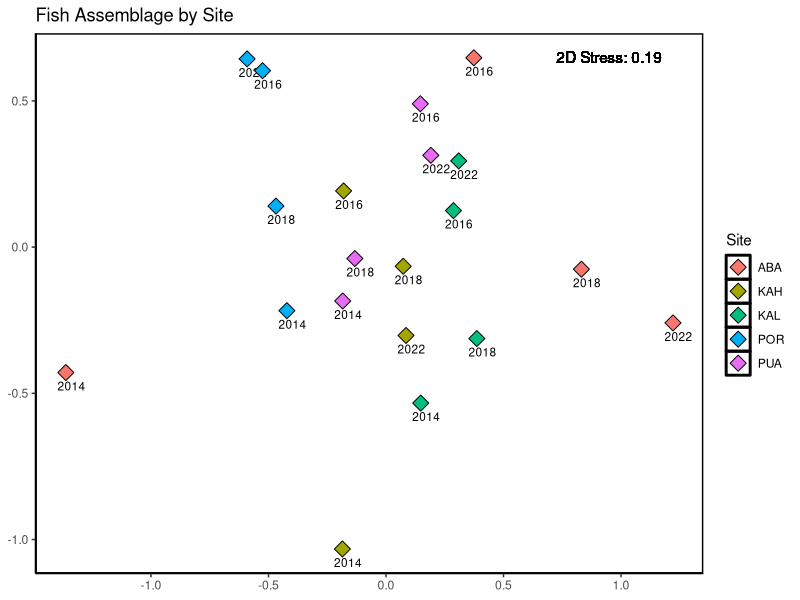
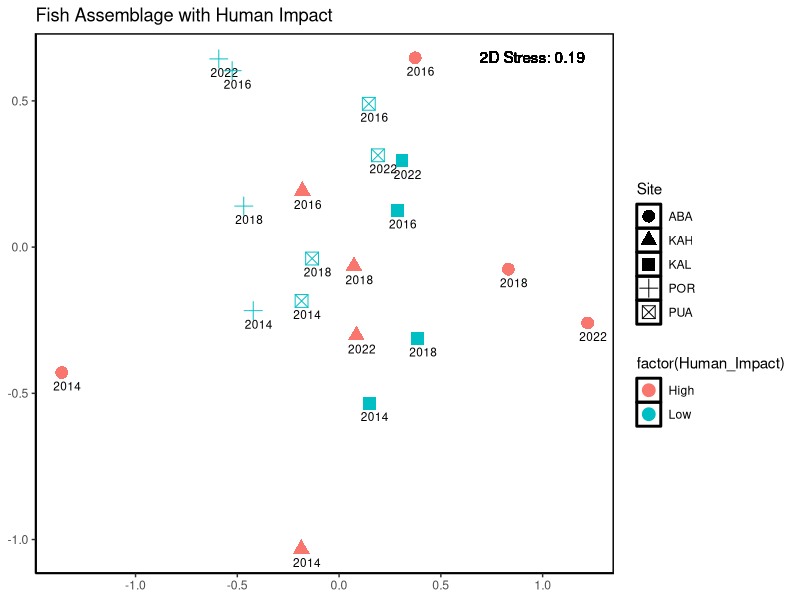
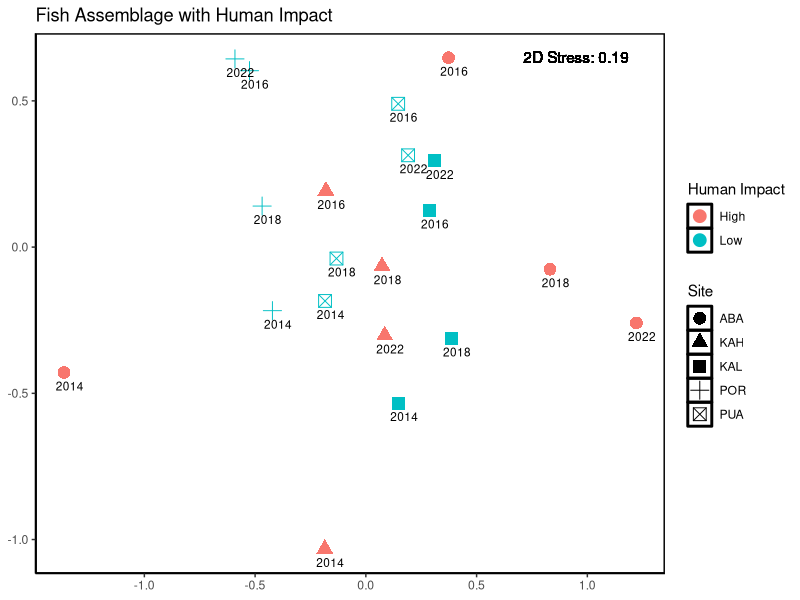
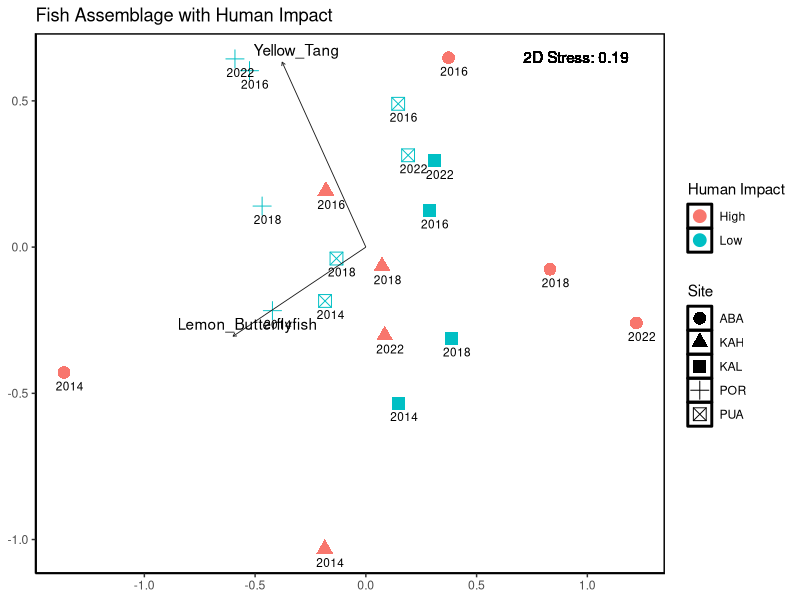
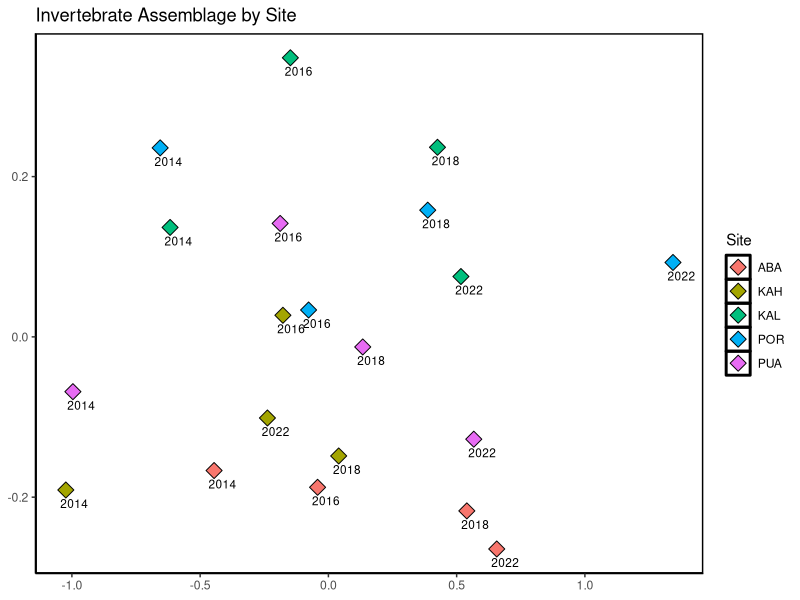
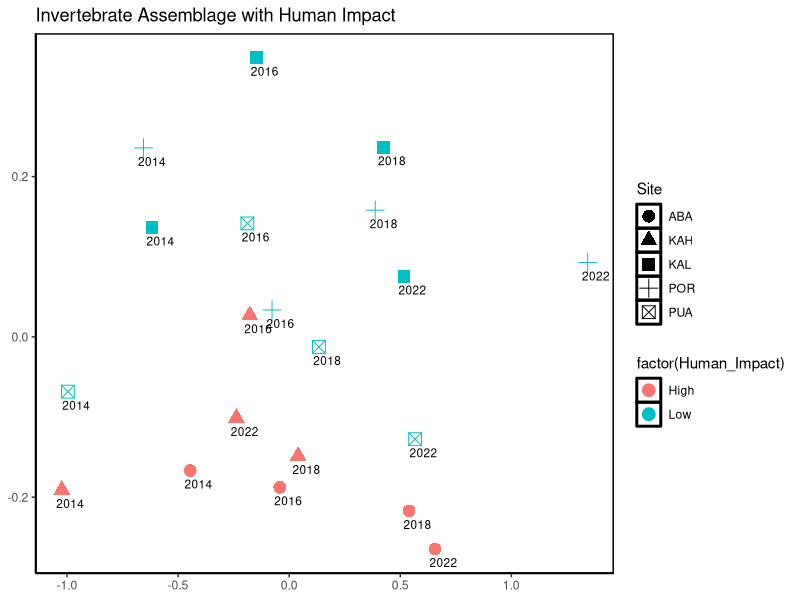
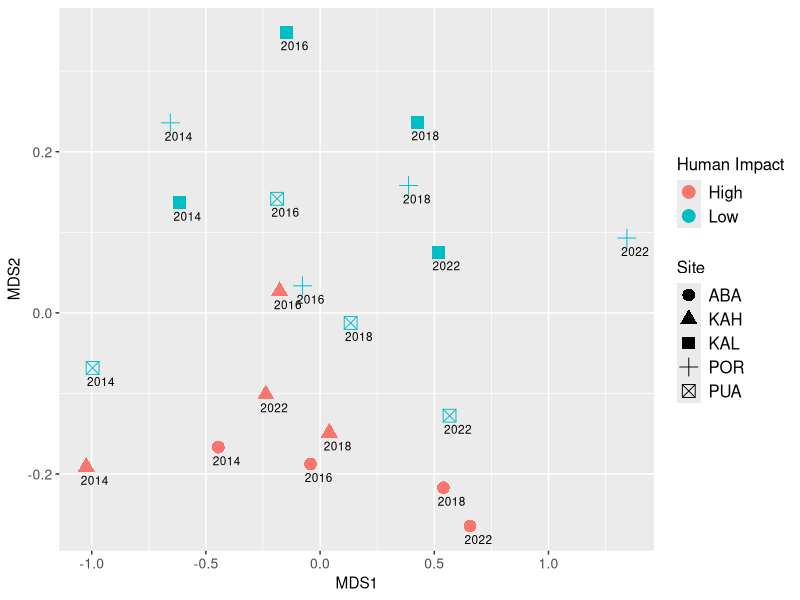
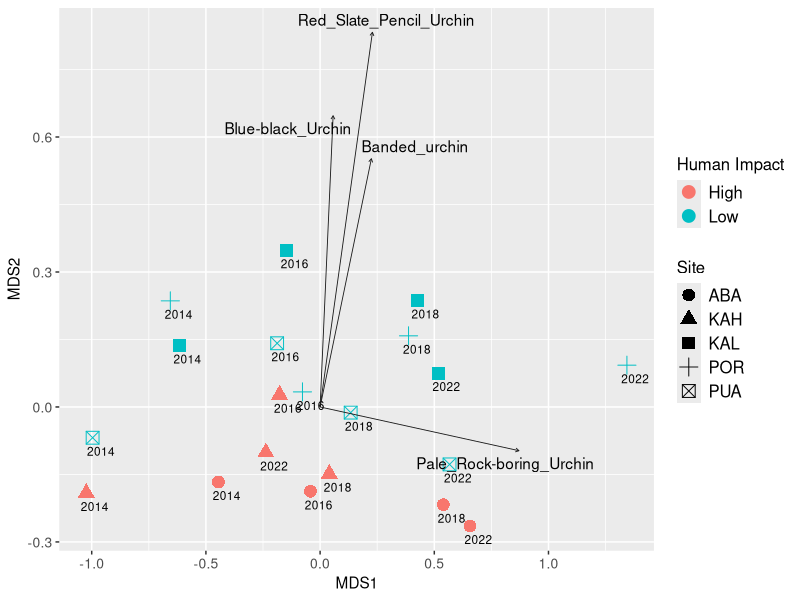

Write R code to recreate these figures, in order.
## ---- chunk 1
knitr::opts_chunk$set(echo = TRUE)
## ---- chunk 2
#### Packages ----
library(tidyverse)
library(readxl)
library(vegan)
## ---- chunk 3
##### Fish Metadata ----
# metadata includes 3 name types (Common, Latin, and Hawaiian) 
# also includes diet categories (Herbivore, Ominvore, and Predator) 
# Note that not all fish have a Hawaiian name so there are NAs
fish_meta <- read_excel("Coral_Reef_Data_2014_2018.xlsx", "Fish Metadata")

## ---- chunk 4
#### Fish Community Data ----
#Creates fish df in wide format
dat_fish <- read_excel("Coral_Reef_Data_2014_2018_2022_Final.xlsx", "Fish")

# Removes spp. Manybar Goatfish
# Was not analyzed prior to 2022 sampling year
# changes col name to just Group for sampling group
dat_fish <- dat_fish %>% 
  select(-"Manybar Goatfish") %>% 
  rename(student_group = Group)

# change fish df to long format 
dat_fish <- dat_fish %>% 
  pivot_longer(cols = !Year:student_group, names_to = "com.name", values_to = "count")

# joins metadata for spp name and dietary startegy
dat_fish <- dat_fish %>% 
  left_join(fish_meta)
## ---- chunk 5
#### Invertebrate Community Data ----
dat_inv <- read_excel("Coral_Reef_Data_2014_2018_2022_Final.xlsx", "Invertebrates")
# converted to long format
dat_inv <- dat_inv %>% 
  pivot_longer(cols = !Year:Group, names_to = "Taxa", values_to = "Abundance")
## ---- chunk 6
### Substrate Data ----
# Only taking raw substrate percent cover in columns A-X
dat_sub <- read_excel("Coral_Reef_Data_2014_2018_2022_Final.xlsx", "Substrate",
                      range = cell_cols("A:X"))
## ---- chunk 7
# creates proportion columns for coral cover for 3 spp
# takes live or dead % cover and uses % dead estimate to approx coverage for live and dead
# of the X percent cover of coral spp A what percent is live and dead
dat_sub <- dat_sub %>% 
  mutate(Pocillopora_dead = round(Pocillopora_Live_Dead*Perc_Pocillopora_dead/100,1),
         Pocillopora_live = round(Pocillopora_Live_Dead*(100-Perc_Pocillopora_dead)/100,1),
         Porites_dead = round(Porites_Live_Dead*Perc_Porites_dead/100,1),
         Porites_live = round(Porites_Live_Dead*(100-Perc_Porites_dead)/100,1),
         Pavona_dead = round(Pavona_Live_Dead*Perc_Pavona_dead/100,1),
         Pavona_live = round(Pavona_Live_Dead*(100-Perc_Pavona_dead)/100,1),
         )

# create table of just percentages of existing coral cover that is dead ----
perc_dead <- dat_sub %>%
  select(Year, Site, Replicate, Group, Perc_Pocillopora_dead, Perc_Porites_dead, Perc_Pavona_dead)

# convert table to long format, remove characters so Taxa is Genus
perc_dead <- perc_dead %>% 
  pivot_longer(cols = !Year:Group, names_to = "Taxa", values_to = "Perc_dead") %>% 
  mutate(Taxa = str_remove(Taxa, "Perc_"), 
         Taxa = str_remove(Taxa, "_dead"))

# remove dat_sub columns that are not a percent cover, & combined live & dead % covers ----
dat_sub <- dat_sub %>%
  select(!c(Perc_Pocillopora_dead, Perc_Porites_dead, Perc_Pavona_dead, Pocillopora_Live_Dead, Porites_Live_Dead, Pavona_Live_Dead))
# to tidy (long) format
dat_sub <- dat_sub %>% 
  pivot_longer(cols = !Year:Group, names_to = "Substrate", values_to = "Perc_Cover")
## ---- chunk 8
#### Site Data ----
dat_metasite <-read_excel("Coral_Reef_Data_2014_2018_2022_Final.xlsx", "Site Metadata")
## ---- chunk 9
#### Fish Assemblage Structure ----

# converts fish counts to density values based on the length of the transect
dat_fish <- dat_fish %>% 
  mutate(density_m2 = count/20)

dat_fish_transect_avg <- dat_fish %>% 
  group_by(Year, Site, com.name) %>% 
  summarize(avg_density_m2 = mean(density_m2))

# creates wide format for multivariate analysis
wide_dat_fish_transect_avg <- dat_fish_transect_avg %>% 
  pivot_wider(names_from = com.name, values_from = avg_density_m2)

# join with site meta data
wide_dat_fish_transect_avg <- wide_dat_fish_transect_avg %>% 
  left_join(dat_metasite)

# create a unique ID column that combines site and year (each point on NMDS)
wide_dat_fish_transect_avg <- wide_dat_fish_transect_avg %>% 
  mutate(site_year = paste(Site, Year))

# Replaces underscore with a space for label
names(wide_dat_fish_transect_avg) <- str_replace_all(names(wide_dat_fish_transect_avg), c(" " = "_"))

# Creates the community data frame
comm_dat_fish_transect_avg <- wide_dat_fish_transect_avg %>% 
  column_to_rownames(var = "site_year") %>% 
  select(Achilles_Tang:Zebra_Moray)
## ---- chunk 10
# first NMDS plot focuses on sites across years
# point color will show the same site
# This is a good way to look at site and year specific trends without considering human impact
NMDS_comm_dat_fish_transect_avg <- metaMDS(comm_dat_fish_transect_avg, 
                            trymax = 200,
                            distance = "bray",
                            autotransform = F)
scores(NMDS_comm_dat_fish_transect_avg)


tibble_comm_dat_fish_transect_avg <- as_tibble((NMDS_comm_dat_fish_transect_avg$points), 
                                rownames = ("site_year"))

wide_dat_fish_transect_avg <- wide_dat_fish_transect_avg %>% 
  left_join(tibble_comm_dat_fish_transect_avg)


plot_wide_dat_fish_transect_avg_site <- ggplot(wide_dat_fish_transect_avg,
                                              aes(MDS1, MDS2,
                                                  fill = Site)) +
  geom_text((aes(label = Year)),  vjust = 2, hjust = 0.3, size = 3) +
  geom_point(shape = 23, size = 4) + 
  ggtitle("Fish Assemblage by Site") +
  theme_classic() +
  theme(panel.background = element_rect(fill = NA, colour = "black", size = 1, linetype = "solid")) +
  geom_text(x = .95, y = 0.65, label = c(paste("2D Stress:" ,round(NMDS_comm_dat_fish_transect_avg$stress,2), sep = " ")), color = "black") +
  theme(axis.title.x = element_blank(),
        axis.title.y = element_blank()) 

plot_wide_dat_fish_transect_avg_site
## ---- chunk 11
plot_wide_dat_fish_transect_avg_impact <- ggplot(wide_dat_fish_transect_avg,
                                                aes(MDS1, MDS2,
                                                    shape = Site)) +
  geom_text((aes(label = Year)),  vjust = 2, hjust = 0.3, size = 3) +
  geom_point(aes(colour = factor(Human_Impact)), size = 4) + 
  ggtitle("Fish Assemblage with Human Impact") +
  theme_classic() +
   geom_text(x = .95, y = 0.65, label = c(paste("2D Stress:" ,round(NMDS_comm_dat_fish_transect_avg$stress,2), sep = " ")), color = "black") +
  theme(panel.background = element_rect(fill = NA, colour = "black", size = 1, linetype = "solid")) +
  theme(axis.title.x = element_blank(),
        axis.title.y = element_blank()) 


plot_wide_dat_fish_transect_avg_impact


fish_spp_fit <- envfit(NMDS_comm_dat_fish_transect_avg, wide_dat_fish_transect_avg, permutations = 999)
site_scores <- wide_dat_fish_transect_avg %>%
  select(Year, Site, site_year, Human_Impact, MDS1, MDS2) %>% 
  column_to_rownames(var = "site_year")
spp_scores <- as.data.frame(scores(fish_spp_fit, display = "vectors"))
spp_scores <- cbind(spp_scores, Species = rownames(spp_scores))
spp_scores <- cbind(spp_scores, pval = fish_spp_fit$vectors$pvals)

sig_spp_scores <- subset(spp_scores, pval <= 0.01)
sig_spp_scores <- sig_spp_scores %>% 
  filter(!Species %in% "MDS1") %>% 
  filter(!Species %in% "MDS2") %>% 
  filter(!Species %in% "Year")
plot_NMDS_comm_fish_wide_transect_avg <- ggplot(site_scores, aes(x = MDS1, y = MDS2)) +
  geom_point(aes(MDS1, MDS2, colour = factor(Human_Impact),
                 shape = factor(Site)), size = 4) +
  geom_text((aes(label = Year)),  vjust = 2, hjust = .3, size = 3) +
  labs(colour = "Human Impact", shape = "Site") +
  theme(legend.position = "right", legend.text = element_text(size = 12), legend.title = element_text(size = 12), axis.text = element_text(size = 10)) +
  ggtitle("Fish Assemblage with Human Impact") +
  theme_classic() +
   geom_text(x = .95, y = 0.65, label = c(paste("2D Stress:" ,round(NMDS_comm_dat_fish_transect_avg$stress,2), sep = " ")), color = "black") +
  theme(panel.background = element_rect(fill = NA, colour = "black", size = 1, linetype = "solid")) +
  theme(axis.title.x = element_blank(),
        axis.title.y = element_blank()) 
plot_NMDS_comm_fish_wide_transect_avg



plot_fish_spp_vectors <- plot_NMDS_comm_fish_wide_transect_avg +
  geom_segment(data = sig_spp_scores, aes(x = 0, xend = NMDS1, y = 0, yend = NMDS2),
               arrow = arrow(length = unit(0.1, "cm")),
               colour = "grey10", lwd = 0.3) +
  ggrepel::geom_text_repel(data = sig_spp_scores, 
                           aes(x = NMDS1, y = NMDS2, label = Species), direction = "both", segment.size = 0.1)

plot_fish_spp_vectors
## ---- chunk 12
#### Invert Community Structure  ----

dat_inv <- dat_inv %>% 
  mutate(density_m2 = Abundance/20)

dat_inv_transect_avg <- dat_inv %>% 
  group_by(Year, Site, Taxa) %>% 
  summarize(avg_density_m2 = mean(density_m2))


wide_dat_inv_transect_avg <- dat_inv_transect_avg %>% 
  pivot_wider(names_from = Taxa, values_from = avg_density_m2)

wide_dat_inv_transect_avg <- wide_dat_inv_transect_avg %>% 
  left_join(dat_metasite)

wide_dat_inv_transect_avg <- wide_dat_inv_transect_avg %>% 
  mutate(site_year = paste(Site, Year))

names(wide_dat_inv_transect_avg) <- str_replace_all(names(wide_dat_inv_transect_avg), c(" " = "_"))

comm_dat_inv_transect_avg <- wide_dat_inv_transect_avg %>% 
  column_to_rownames(var = "site_year") %>% 
  select(Banded_urchin:Top_Snail)



NMDS_comm_dat_inv_transect_avg <- metaMDS(comm_dat_inv_transect_avg, 
                                           trymax = 200,
                                           distance = "bray",
                                           autotransform = F)

tibble_comm_dat_inv_transect_avg <- as_tibble((NMDS_comm_dat_inv_transect_avg$points), 
                                               rownames = ("site_year"))

wide_dat_inv_transect_avg <- wide_dat_inv_transect_avg %>% 
  left_join(tibble_comm_dat_inv_transect_avg)


plot_wide_dat_inv_transect_avg_site <- ggplot(wide_dat_inv_transect_avg,
                                          aes(MDS1, MDS2,
                                              fill = Site)) +
  geom_text((aes(label = Year)),  vjust = 2, hjust = .2, size = 3) +
  geom_point(shape = 23, size = 4) + 
  ggtitle("Invertebrate Assemblage by Site") +
  theme_classic() +
  theme(panel.background = element_rect(fill = NA, colour = "black", size = 1, linetype = "solid")) +
  theme(axis.title.x = element_blank(),
        axis.title.y = element_blank()) 

plot_wide_dat_inv_transect_avg_impact <- ggplot(wide_dat_inv_transect_avg,
                                              aes(MDS1, MDS2,
                                                  shape = Site)) +
  geom_text((aes(label = Year)),  vjust = 2, hjust = .2, size = 3) +
  geom_point(aes(colour = factor(Human_Impact)), size = 4) + 
  ggtitle("Invertebrate Assemblage with Human Impact") +
  theme_classic() +
  theme(panel.background = element_rect(fill = NA, colour = "black", size = 1, linetype = "solid")) +
  theme(axis.title.x = element_blank(),
        axis.title.y = element_blank()) 

plot_wide_dat_inv_transect_avg_site
plot_wide_dat_inv_transect_avg_impact

inv_spp_fit <- envfit(NMDS_comm_dat_inv_transect_avg, wide_dat_inv_transect_avg, permutations = 999)
site_scores <- wide_dat_inv_transect_avg %>%
  select(Year, Site, site_year, Human_Impact, MDS1, MDS2) %>% 
  column_to_rownames(var = "site_year")
spp_scores <- as.data.frame(scores(inv_spp_fit, display = "vectors"))
spp_scores <- cbind(spp_scores, Species = rownames(spp_scores))
spp_scores <- cbind(spp_scores, pval = inv_spp_fit$vectors$pvals)

sig_spp_scores <- subset(spp_scores, pval <= 0.05)
sig_spp_scores <- sig_spp_scores %>% 
  filter(!Species %in% "MDS1") %>% 
  filter(!Species %in% "MDS2") %>% 
  filter(!Species %in% "Year")
plot_NMDS_comm_inv_wide_transect_avg <- ggplot(site_scores, aes(x = MDS1, y = MDS2)) +
  geom_point(aes(MDS1, MDS2, colour = factor(Human_Impact),
                 shape = factor(Site)), size = 4) +
  geom_text((aes(label = Year)),  vjust = 2, hjust = .2, size = 3) +
  labs(colour = "Human Impact", shape = "Site") +
  theme(legend.position = "right", legend.text = element_text(size = 12), legend.title = element_text(size = 12), axis.text = element_text(size = 10))
plot_NMDS_comm_inv_wide_transect_avg



plot_inv_spp_vectors <- plot_NMDS_comm_inv_wide_transect_avg +
  geom_segment(data = sig_spp_scores, aes(x = 0, xend = NMDS1, y = 0, yend = NMDS2),
               arrow = arrow(length = unit(0.1, "cm")),
               colour = "grey10", lwd = 0.3) +
  ggrepel::geom_text_repel(data = sig_spp_scores, 
                           aes(x = NMDS1, y = NMDS2, label = Species), direction = "both", segment.size = 0.1)

plot_inv_spp_vectors
## ---- chunk 13
##### Combined Assemblage Structure ----
wide_dat_fish_transect_avg <- dat_fish_transect_avg %>% 
  pivot_wider(names_from = com.name, values_from = avg_density_m2)

wide_dat_fish_transect_avg <- wide_dat_fish_transect_avg %>% 
  mutate(site_year = paste(Site, Year))

wide_dat_inv_transect_avg <- dat_inv_transect_avg %>% 
  pivot_wider(names_from = Taxa, values_from = avg_density_m2)


wide_dat_inv_transect_avg <- wide_dat_inv_transect_avg %>% 
  mutate(site_year = paste(Site, Year))

combined_wide_transect_avg <- wide_dat_fish_transect_avg %>% 
  right_join(wide_dat_inv_transect_avg)

combined_wide_transect_avg <- combined_wide_transect_avg %>% 
  left_join(dat_metasite)

names(combined_wide_transect_avg) <- str_replace_all(names(combined_wide_transect_avg), c(" " = "_"))

comm_combined_wide_transect_avg <- combined_wide_transect_avg %>% 
  column_to_rownames(var = "site_year") %>% 
  select(Achilles_Tang:Top_Snail)



NMDS_comm_combined_wide_transect_avg <- metaMDS(comm_combined_wide_transect_avg, 
                                          trymax = 200,
                                          distance = "bray",
                                          autotransform = F)

tibble_comm_combined_wide_transect_avg <- as_tibble((NMDS_comm_combined_wide_transect_avg$points), 
                                              rownames = ("site_year"))

combined_wide_transect_avg <- combined_wide_transect_avg %>% 
  left_join(tibble_comm_combined_wide_transect_avg)


plot_combined_wide_transect_avg_site <- ggplot(combined_wide_transect_avg,
                                               aes(MDS1, MDS2,
                                                   fill = Site)) +
  geom_text((aes(label = Year)),  vjust = 2, hjust = .2, size = 3) +
  geom_point(shape = 23, size = 4) + 
  ggtitle("Combined Assemblage by Site") +
  theme_classic() +
  theme(panel.background = element_rect(fill = NA, colour = "black", size = 1, linetype = "solid")) +
  theme(axis.title.x = element_blank(),
        axis.title.y = element_blank()) 

plot_combined_wide_transect_avg_impact <- ggplot(combined_wide_transect_avg,
                                                 aes(MDS1, MDS2,
                                                     shape = Site)) +
  geom_text((aes(label = Year)),  vjust = 2, hjust = .2, size = 3) +
  geom_point(aes(colour = factor(Human_Impact)), size = 4) + 
  ggtitle("Combined Assemblage with Human Impact") +
  theme_classic() +
  theme(panel.background = element_rect(fill = NA, colour = "black", size = 1, linetype = "solid")) +
  theme(axis.title.x = element_blank(),
        axis.title.y = element_blank()) 


plot_combined_wide_transect_avg_site

plot_combined_wide_transect_avg_impact



combined_spp_fit <- envfit(NMDS_comm_combined_wide_transect_avg, combined_wide_transect_avg, permutations = 999)
site_scores <- combined_wide_transect_avg %>%
  select(Year, Site, site_year, Human_Impact, MDS1, MDS2) %>% 
  column_to_rownames(var = "site_year")
spp_scores <- as.data.frame(scores(combined_spp_fit, display = "vectors"))
spp_scores <- cbind(spp_scores, Species = rownames(spp_scores))
spp_scores <- cbind(spp_scores, pval = combined_spp_fit$vectors$pvals)

sig_spp_scores <- subset(spp_scores, pval <= 0.05)
sig_spp_scores <- sig_spp_scores %>% 
  filter(!Species %in% "MDS1") %>% 
  filter(!Species %in% "MDS2") %>% 
  filter(!Species %in% "Year")
plot_NMDS_comm_combined_wide_transect_avg <- ggplot(site_scores, aes(x = MDS1, y = MDS2)) +
  geom_point(aes(MDS1, MDS2, colour = factor(Human_Impact),
                 shape = factor(Site)), size = 4) +
  geom_text((aes(label = Year)),  vjust = 2, hjust = .2, size = 3) +
  labs(colour = "Human Impact", shape = "Site") +
  theme(legend.position = "right", legend.text = element_text(size = 12), legend.title = element_text(size = 12), axis.text = element_text(size = 10))
plot_NMDS_comm_combined_wide_transect_avg


#This adds a species vector to our HT and Mod_side NMDS plot

plot_combined_spp_vectors <- plot_NMDS_comm_combined_wide_transect_avg +
  geom_segment(data = sig_spp_scores, aes(x = 0, xend = NMDS1, y = 0, yend = NMDS2),
               arrow = arrow(length = unit(0.1, "cm")),
               colour = "grey10", lwd = 0.3) +
  ggrepel::geom_text_repel(data = sig_spp_scores, 
                           aes(x = NMDS1, y = NMDS2, label = Species), direction = "both", segment.size = 0.1)

plot_combined_spp_vectors




plot_NMDS_comm_combined_wide_transect_avg_polygon_site <- plot_NMDS_comm_combined_wide_transect_avg +
  geom_polygon(data = combined_wide_transect_avg,
  aes(x = MDS1,
  y = MDS2, fill = Site,
  group = Site),
  alpha = 0.3) 


plot_NMDS_comm_combined_wide_transect_avg_polygon_site
